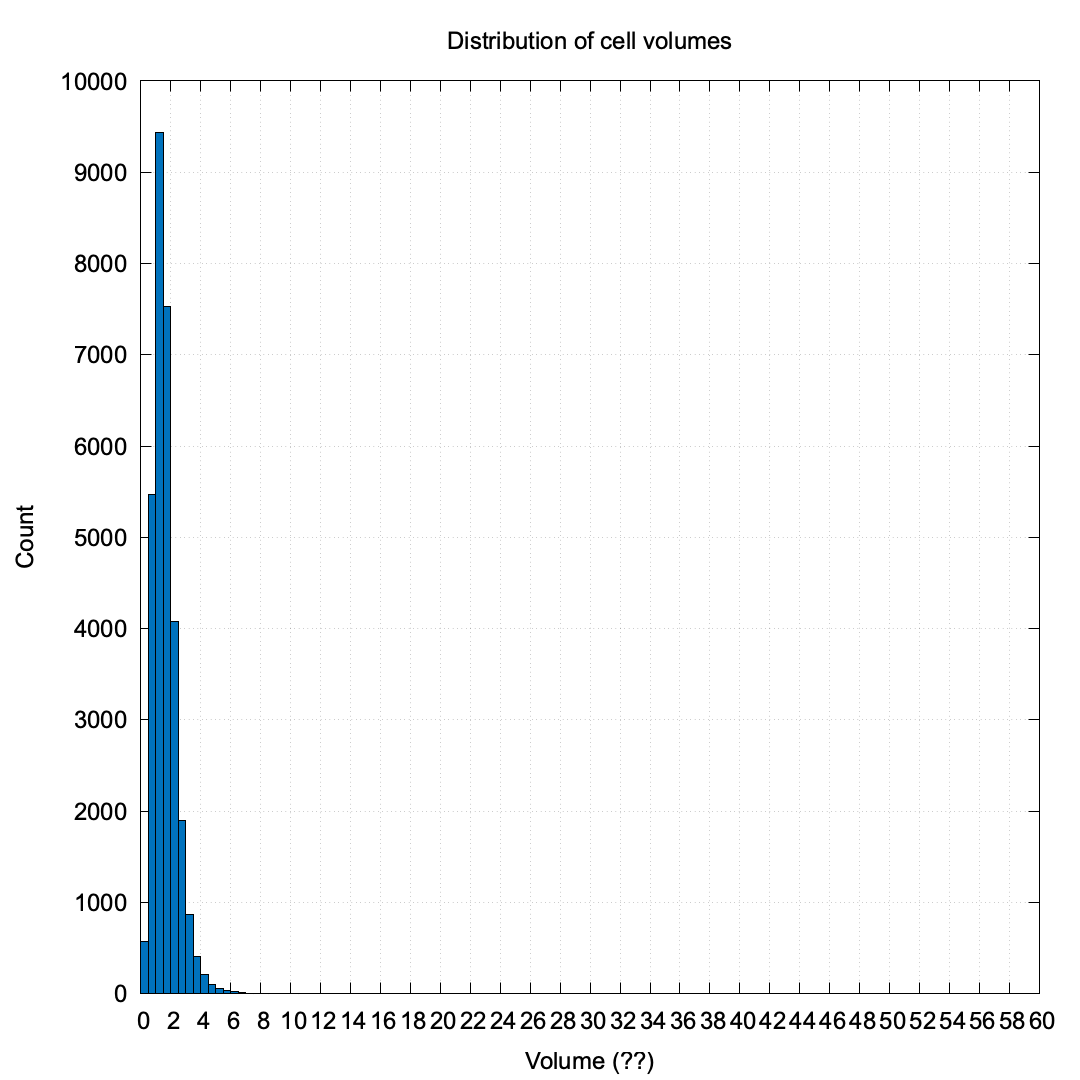

This figure's gnuplot source:
set terminal pngcairo enhanced font 'Arial,18' size 1080,1080 enhanced
set output "hist_vol_1.png"

binwidth = 0.5;
bin(x,width)=width*floor(x/width) + width/2.0

set title "Distribution of cell volumes"
set xlabel 'Volume (??)'
set ylabel 'Count'

set xtics 2
set grid
set boxwidth binwidth
set style fill solid border -1 
set xrange[0:60]
plot 'test_volumes.txt' using (bin($4,binwidth)):(1.0) smooth freq with boxes lc rgb "#0072bd" notitle


set output "hist_vol_2.png"

binwidth = 0.5;
bin(x,width)=width*floor(x/width) + width/2.0

set title "Distribution of cell volumes"
set xlabel 'Volume (??)'
set ylabel 'Count'

set xtics 2
set grid
set boxwidth binwidth
set style fill solid border -1 
set xrange[0:60]
plot 'test_volumes_2.txt' using (bin($4,binwidth)):(1.0) smooth freq with boxes lc rgb "#0072bd" notitle


set xrange[-26:-2]
set yrange[0:10]

set output "z_vs_vol_1.png"
plot 'test_volumes.txt' using 3:4 with points notitle

set output "z_vs_vol_2.png"
plot 'test_volumes_2.txt' using 3:4 with points notitle
